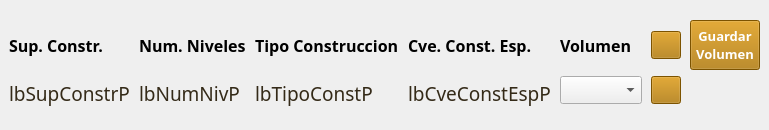
                   <widget class="QWidget" name="widget_8" native="true">
                    <property name="maximumSize">
                     <size>
                      <width>16777215</width>
                      <height>90</height>
                     </size>
                    </property>
                    <layout class="QGridLayout" name="gridLayout_12">
                     <property name="leftMargin">
                      <number>9</number>
                     </property>
                     <property name="topMargin">
                      <number>20</number>
                     </property>
                     <property name="rightMargin">
                      <number>9</number>
                     </property>
                     <property name="bottomMargin">
                      <number>20</number>
                     </property>
                     <property name="horizontalSpacing">
                      <number>9</number>
                     </property>
                     <item row="0" column="2">
                      <widget class="QLabel" name="label_40">
                       <property name="maximumSize">
                        <size>
                         <width>160</width>
                         <height>16777215</height>
                        </size>
                       </property>
                       <property name="font">
                        <font>
                         <family>Century Gothic</family>
                         <pointsize>12</pointsize>
                         <weight>75</weight>
                         <bold>true</bold>
                        </font>
                       </property>
                       <property name="text">
                        <string>Tipo Construccion</string>
                       </property>
                      </widget>
                     </item>
                     <item row="2" column="1" rowspan="2">
                      <widget class="QLabel" name="lbNumNivP">
                       <property name="font">
                        <font>
                         <family>Century Gothic</family>
                         <pointsize>14</pointsize>
                         <weight>50</weight>
                         <bold>false</bold>
                        </font>
                       </property>
                       <property name="styleSheet">
                        <string notr="true">color : rgb(52, 42, 24 )</string>
                       </property>
                       <property name="text">
                        <string>lbNumNivP</string>
                       </property>
                      </widget>
                     </item>
                     <item row="0" column="1">
                      <widget class="QLabel" name="label_33">
                       <property name="maximumSize">
                        <size>
                         <width>132</width>
                         <height>16777215</height>
                        </size>
                       </property>
                       <property name="font">
                        <font>
                         <family>Century Gothic</family>
                         <pointsize>12</pointsize>
                         <weight>75</weight>
                         <bold>true</bold>
                        </font>
                       </property>
                       <property name="text">
                        <string>Num. Niveles</string>
                       </property>
                      </widget>
                     </item>
                     <item row="2" column="2" rowspan="2">
                      <widget class="QLabel" name="lbTipoConstP">
                       <property name="maximumSize">
                        <size>
                         <width>160</width>
                         <height>16777215</height>
                        </size>
                       </property>
                       <property name="font">
                        <font>
                         <family>Century Gothic</family>
                         <pointsize>14</pointsize>
                         <weight>50</weight>
                         <bold>false</bold>
                        </font>
                       </property>
                       <property name="styleSheet">
                        <string notr="true">color : rgb(52, 42, 24 )</string>
                       </property>
                       <property name="text">
                        <string>lbTipoConstP</string>
                       </property>
                      </widget>
                     </item>
                     <item row="0" column="11">
                      <widget class="QPushButton" name="btnGuardaVolP">
                       <property name="sizePolicy">
                        <sizepolicy hsizetype="Minimum" vsizetype="Fixed">
                         <horstretch>70</horstretch>
                         <verstretch>50</verstretch>
                        </sizepolicy>
                       </property>
                       <property name="minimumSize">
                        <size>
                         <width>70</width>
                         <height>50</height>
                        </size>
                       </property>
                       <property name="maximumSize">
                        <size>
                         <width>60</width>
                         <height>16777215</height>
                        </size>
                       </property>
                       <property name="sizeIncrement">
                        <size>
                         <width>0</width>
                         <height>0</height>
                        </size>
                       </property>
                       <property name="baseSize">
                        <size>
                         <width>0</width>
                         <height>0</height>
                        </size>
                       </property>
                       <property name="font">
                        <font>
                         <family>Century Gothic</family>
                         <pointsize>10</pointsize>
                         <weight>75</weight>
                         <bold>true</bold>
                        </font>
                       </property>
                       <property name="styleSheet">
                        <string notr="true">background : rgb(174, 116, 0);
color : rgb(255, 255, 255)</string>
                       </property>
                       <property name="text">
                        <string>Guardar
Volumen</string>
                       </property>
                      </widget>
                     </item>
                     <item row="0" column="0">
                      <widget class="QLabel" name="label_32">
                       <property name="maximumSize">
                        <size>
                         <width>160</width>
                         <height>224</height>
                        </size>
                       </property>
                       <property name="font">
                        <font>
                         <family>Century Gothic</family>
                         <pointsize>12</pointsize>
                         <weight>75</weight>
                         <bold>true</bold>
                        </font>
                       </property>
                       <property name="text">
                        <string>Sup. Constr.</string>
                       </property>
                      </widget>
                     </item>
                     <item row="0" column="5">
                      <widget class="QPushButton" name="btnDelConstrP">
                       <property name="minimumSize">
                        <size>
                         <width>30</width>
                         <height>28</height>
                        </size>
                       </property>
                       <property name="maximumSize">
                        <size>
                         <width>30</width>
                         <height>28</height>
                        </size>
                       </property>
                       <property name="styleSheet">
                        <string notr="true">background : rgb(174, 116, 0);
color : rgb(255, 255, 255)</string>
                       </property>
                       <property name="text">
                        <string/>
                       </property>
                       <property name="icon">
                        <iconset resource="resources.qrc">
                         <normaloff>:/cedula/icons/remove_one.png</normaloff>:/cedula/icons/remove_one.png</iconset>
                       </property>
                      </widget>
                     </item>
                     <item row="0" column="4">
                      <widget class="QLabel" name="label_31">
                       <property name="font">
                        <font>
                         <family>Century Gothic</family>
                         <pointsize>12</pointsize>
                         <weight>75</weight>
                         <bold>true</bold>
                        </font>
                       </property>
                       <property name="text">
                        <string>Volumen</string>
                       </property>
                      </widget>
                     </item>
                     <item row="2" column="4">
                      <widget class="QComboBox" name="cmbVolumenP">
                       <property name="minimumSize">
                        <size>
                         <width>0</width>
                         <height>28</height>
                        </size>
                       </property>
                       <property name="maximumSize">
                        <size>
                         <width>82</width>
                         <height>28</height>
                        </size>
                       </property>
                       <property name="font">
                        <font>
                         <pointsize>14</pointsize>
                         <weight>75</weight>
                         <bold>true</bold>
                        </font>
                       </property>
                       <property name="styleSheet">
                        <string notr="true">QComboBox QAbstractItemView::item { min-height: 25;}
QListView{color: black ; font-size: 16px; outline:none; font-weight:bold}QListView::item:selected { color: red; background-color: lightgray;}</string>
                       </property>
                      </widget>
                     </item>
                     <item row="2" column="3" rowspan="2">
                      <widget class="QLabel" name="lbCveConstEspP">
                       <property name="maximumSize">
                        <size>
                         <width>172</width>
                         <height>16777215</height>
                        </size>
                       </property>
                       <property name="font">
                        <font>
                         <family>Century Gothic</family>
                         <pointsize>14</pointsize>
                         <weight>50</weight>
                         <bold>false</bold>
                        </font>
                       </property>
                       <property name="styleSheet">
                        <string notr="true">color : rgb(52, 42, 24 )</string>
                       </property>
                       <property name="text">
                        <string>lbCveConstEspP</string>
                       </property>
                      </widget>
                     </item>
                     <item row="0" column="3">
                      <widget class="QLabel" name="lbCveConstEspP_2">
                       <property name="maximumSize">
                        <size>
                         <width>160</width>
                         <height>16777215</height>
                        </size>
                       </property>
                       <property name="font">
                        <font>
                         <family>Century Gothic</family>
                         <pointsize>12</pointsize>
                         <weight>75</weight>
                         <bold>true</bold>
                        </font>
                       </property>
                       <property name="text">
                        <string>Cve. Const. Esp.</string>
                       </property>
                      </widget>
                     </item>
                     <item row="2" column="5">
                      <widget class="QPushButton" name="btnAddConstP">
                       <property name="minimumSize">
                        <size>
                         <width>30</width>
                         <height>28</height>
                        </size>
                       </property>
                       <property name="maximumSize">
                        <size>
                         <width>30</width>
                         <height>28</height>
                        </size>
                       </property>
                       <property name="styleSheet">
                        <string notr="true">background : rgb(174, 116, 0);
color : rgb(255, 255, 255)</string>
                       </property>
                       <property name="text">
                        <string/>
                       </property>
                       <property name="icon">
                        <iconset resource="resources.qrc">
                         <normaloff>:/cedula/icons/add.png</normaloff>:/cedula/icons/add.png</iconset>
                       </property>
                      </widget>
                     </item>
                     <item row="2" column="0" rowspan="2">
                      <widget class="QLabel" name="lbSupConstrP">
                       <property name="maximumSize">
                        <size>
                         <width>132</width>
                         <height>16777215</height>
                        </size>
                       </property>
                       <property name="font">
                        <font>
                         <family>Century Gothic</family>
                         <pointsize>14</pointsize>
                         <weight>50</weight>
                         <bold>false</bold>
                        </font>
                       </property>
                       <property name="styleSheet">
                        <string notr="true">color : rgb(52, 42, 24 )</string>
                       </property>
                       <property name="text">
                        <string>lbSupConstrP</string>
                       </property>
                      </widget>
                     </item>
                    </layout>
                   </widget>
